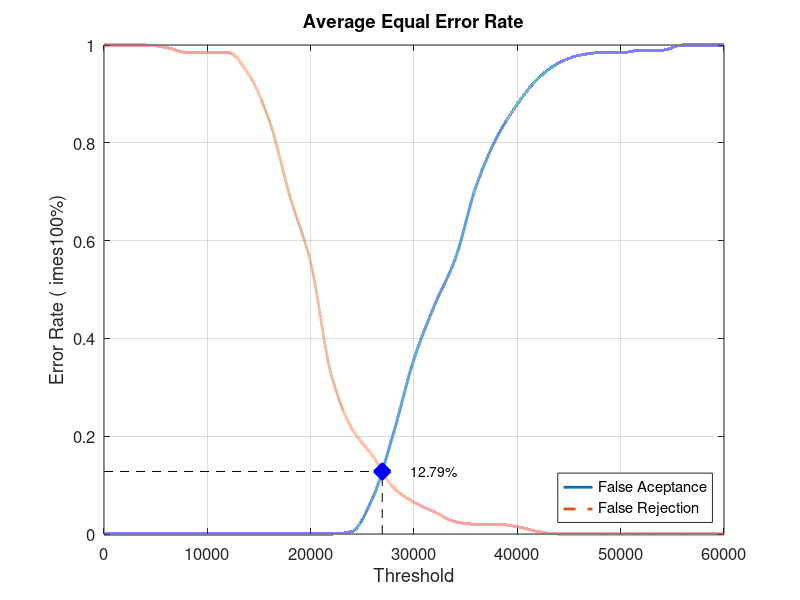
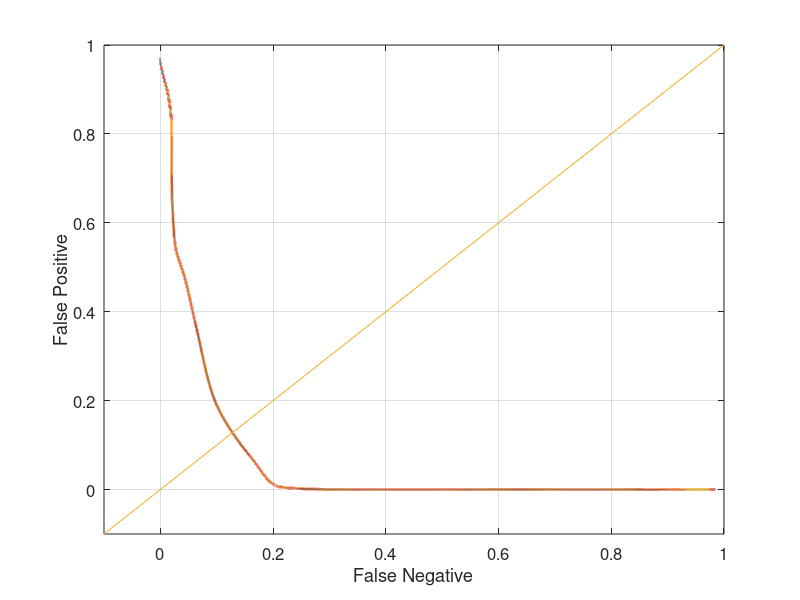

These charts were generated, in order, by the following MATLAB code:
close all;
clear;
clc;
x = 0:2000:60000;
xq = 0:0.5:60000;

y0 = [0 0 0 0 0 0 0 0 0 0 0 0 0.00526316 0.0736842 0.205263 0.357895 0.468421 0.563158 0.710526 0.810526 0.878947 0.931579 0.963158 0.978947 0.984211 0.984211 0.989474 0.989474 1 1 1]
yy0 = interp1(x, y0, xq, 'pchip');
y1 = [1 1 1 0.995 0.985 0.985 0.985 0.94 0.845 0.69 0.555 0.325 0.215 0.16 0.095 0.065 0.045 0.025 0.02 0.02 0.015 0.005 0 0 0 0 0 0 0 0 0]
yy1 = interp1(x, y1, xq, 'pchip');

% Calculating EER: 
y2 = abs(y0 - y1);
find(y2 == min(y2))
yy2 = abs(yy0 - yy1);
xEER = find(yy2 == min(yy2));
xEERIndex = xq(xEER) % X-axis EER
yEER = yy0(xEER) % Y-axis EER

main = figure
plot(xq, yy0,'-','LineWidth', 2);	hold on
plot(xq, yy1,'--','LineWidth', 2);	hold on
plot([xEERIndex xEERIndex], [0 yEER], 'k--');	hold on
plot([0 xEERIndex], [yEER yEER], 'k--');	hold on
plot(xEERIndex, yEER, 'bx', 'LineWidth', 10);	hold on
text(xEERIndex + 10 * xEERIndex / 100, yEER, [num2str(round((10000 * yEER)) / 100) '%'])
legend('False Aceptance', 'False Rejection', 'Location', 'SouthEast')
xlabel('Threshold')
ylabel('Error Rate (	imes100%)')
title('Average Equal Error Rate')
set(gca, 'FontSize', 12)
axis([0 60000 0 1])
grid on

print(main, 'Database1_1Main', '-dpng');
FNRxFPR = figure('Color', [1 1 1]);
plot(yy1, yy0, '-', yy1, yy0, 'LineWidth', 2);
hold on
y = -0.1:0.1:1
plot(y, y); 
set(gca, 'FontSize', 12)
xlabel('False Negative')
ylabel('False Positive')
axis([-0.1 1 -0.1 1])
set(gca, 'FontSize', 12)
grid on

print(FNRxFPR, 'Database1_1FNRxFPR','-dpng');
